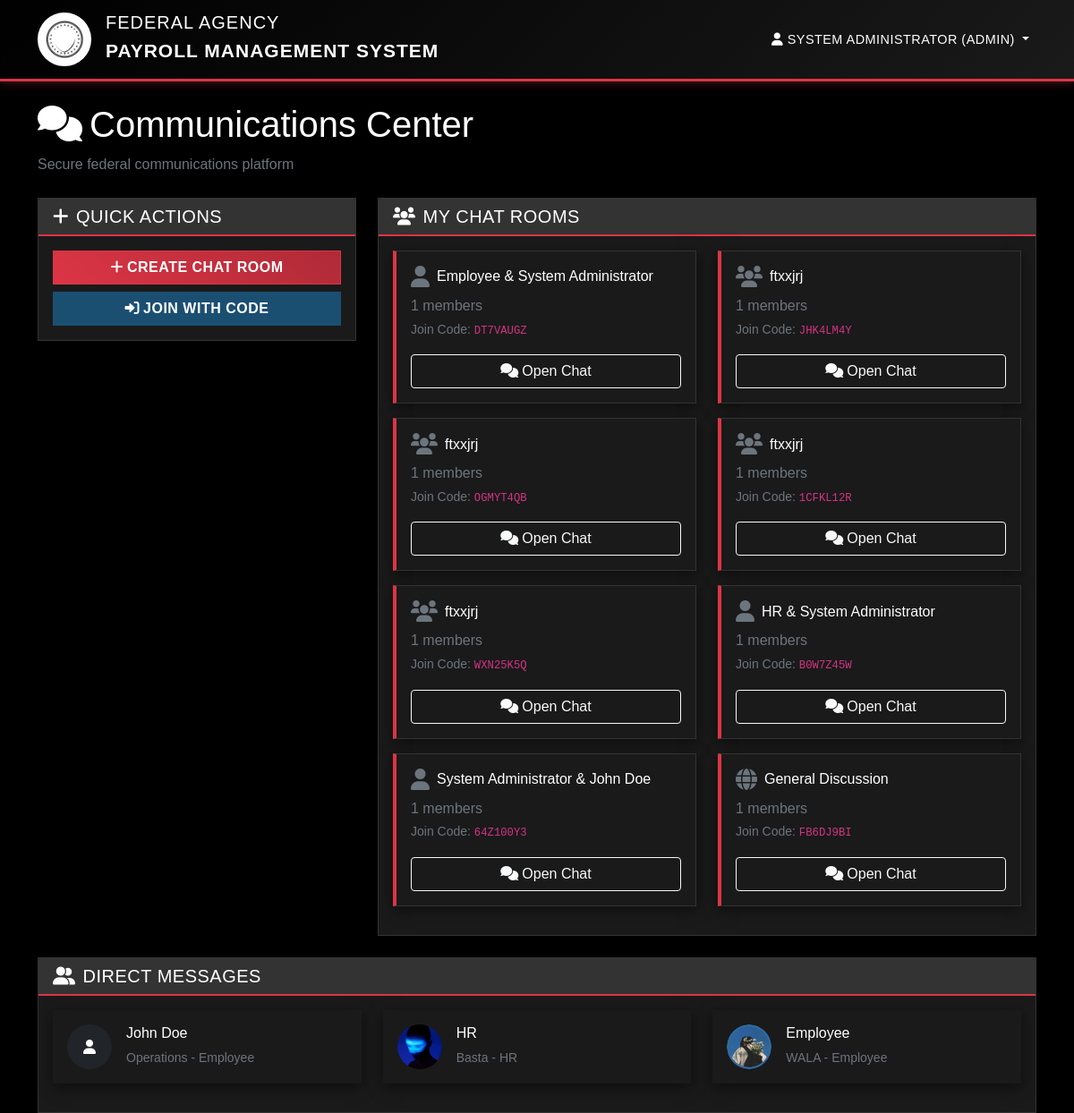
The page /chat/ (signed in) on the database its author committed.
### authentication/models.py (models this page shows, shortened)
class Employee(AbstractUser):
    ROLE_CHOICES = [
        ('Admin', 'Administrator'),
        ('HR', 'Human Resources'),
        ('Employee', 'Employee'),
    ]
    STATUS_CHOICES = [
        ('Active', 'Active'),
        ('Inactive', 'Inactive'),
        ('Suspended', 'Suspended'),
    ]
    username = models.CharField(max_length=150, unique=True)
    email = models.EmailField(blank=True, null=True)
    employee_id = models.CharField(max_length=20, unique=True, null=True, blank=True)
    name = models.CharField(max_length=255)
    phone = models.CharField(max_length=20, blank=True, null=True)
    department = models.CharField(max_length=100, blank=True, null=True)
    position = models.CharField(max_length=100, blank=True, null=True)
    salary_rate = models.DecimalField(max_digits=10, decimal_places=2, default=0.00)
    role = models.CharField(max_length=20, choices=ROLE_CHOICES, default='Employee')
    status = models.CharField(max_length=20, choices=STATUS_CHOICES, default='Active')
    profile_picture = models.ImageField(upload_to='profile_pictures/', blank=True, null=True)
    nfc_id = models.CharField(max_length=100, blank=True, null=True)
    qr_code_path = models.CharField(max_length=255, blank=True, null=True)
    created_at = models.DateTimeField(default=timezone.now)
    updated_at = models.DateTimeField(auto_now=True)
    class Meta:
        db_table = 'employees'
    @property
    def is_admin(self):
        return self.role == 'Admin'

### chat_system/models.py (models this page shows, shortened)
class ChatRoom(models.Model):
    ROOM_TYPE_CHOICES = [
        ('general', 'General'),
        ('group', 'Group'),
        ('direct', 'Direct Message'),
        ('applicant', 'Applicant Support'),
    ]
    room_name = models.CharField(max_length=255)
    room_type = models.CharField(max_length=20, choices=ROOM_TYPE_CHOICES, default='group')
    join_code = models.CharField(max_length=20, unique=True)
    created_by = models.ForeignKey(Employee, on_delete=models.SET_NULL, null=True)
    created_at = models.DateTimeField(default=timezone.now)
    is_active = models.BooleanField(default=True)
    class Meta:
        db_table = 'chat_rooms'

### chat_system/views.py (the view)
# urls.py: path('', views.chat_dashboard, name='chat_dashboard'),
@login_required
def chat_dashboard(request):
    all_employees = Employee.objects.filter(status='Active').exclude(id=request.user.id)
    user_rooms = ChatRoom.objects.filter(
        memberships__member=request.user
    ).annotate(member_count=Count('memberships')).order_by('-created_at')
    public_rooms = ChatRoom.objects.filter(
        room_type='general'
    ).exclude(
        memberships__member=request.user
    ).annotate(member_count=Count('memberships'))
    context = {
        'all_employees': all_employees,
        'user_rooms': user_rooms,
        'public_rooms': public_rooms,
    }
    return render(request, 'chat_system/dashboard.html', context)

### templates/chat_system/dashboard.html (shortened to what this page needs)
{% extends 'base.html' %}
{% block content %}
<div class="d-flex justify-content-between align-items-center mb-4">
    <div>
        <h1 class="text-white">
            <i class="fas fa-comments me-2"></i>Communications Center
        </h1>
        <p class="text-muted mb-0">Secure federal communications platform</p>
    </div>
</div>
<div class="row">
    <div class="col-md-4 mb-4">
        <div class="card bg-dark text-white">
            <div class="card-header">
                <h5 class="mb-0"><i class="fas fa-plus me-2"></i>Quick Actions</h5>
            </div>
            <div class="card-body">
                <div class="d-grid gap-2">
                    <a href="{% url 'create_room' %}" class="btn btn-primary">
                        <i class="fas fa-plus me-1"></i>Create Chat Room
                    </a>
                    <a href="{% url 'join_room' %}" class="btn btn-success">
                        <i class="fas fa-sign-in-alt me-1"></i>Join with Code
                    </a>
                </div>
            </div>
        </div>
    </div>
    <div class="col-md-8">
        <div class="card bg-dark text-white">
            <div class="card-header">
                <h5 class="mb-0"><i class="fas fa-users me-2"></i>My Chat Rooms</h5>
            </div>
            <div class="card-body">
                {% if user_rooms %}
                <div class="row">
                    {% for room in user_rooms %}
                    <div class="col-md-6 mb-3">
                        <div class="card dashboard-card h-100 bg-secondary text-white">
                            <div class="card-body">
                                <div class="d-flex justify-content-between align-items-start mb-2">
                                    <div class="d-flex align-items-center">
                                        <i class="fas fa-{% if room.room_type == 'general' %}globe{% elif room.room_type == 'direct' %}user{% else %}users{% endif %} me-2 text-muted" style="font-size: 1.5rem;"></i>
                                        <div>
                                            <h6 class="mb-0">{{ room.room_name }}</h6>
                                        </div>
                                    </div>
                                </div>
                                <p class="card-text text-muted">
                                    {{ room.member_count }} members
                                    <br><small>Join Code: <code>{{ room.join_code }}</code></small>
                                </p>
                                <div class="d-grid">
                                    <a href="{% url 'chat_room' room.id %}" class="btn btn-outline-light">
                                        <i class="fas fa-comments me-1"></i>Open Chat
                                    </a>
                                </div>
                            </div>
                        </div>
                    </div>
                    {% endfor %}
                </div>
                {% else %}
                <div class="text-center py-5">
                    <i class="fas fa-comments fa-3x text-muted mb-3"></i>
                    <h5 class="text-muted">No chat rooms yet</h5>
                    <p class="text-muted">Create a new room or join one with a code</p>
                </div>
                {% endif %}
            </div>
        </div>
    </div>
</div>
<div class="row mt-4">
    <div class="col-12">
        <div class="card bg-dark text-white">
            <div class="card-header">
                <h5 class="mb-0"><i class="fas fa-user-friends me-2"></i>Direct Messages</h5>
            </div>
            <div class="card-body">
                {% if all_employees %}
                <div class="row">
                    {% for employee in all_employees %}
                    <div class="col-md-6 col-lg-4 mb-3">
                        <a href="{% url 'start_direct_chat' employee.id %}"
                           class="text-decoration-none">
                            <div class="card border-0 bg-secondary employee-chat-card">
                                <div class="card-body d-flex align-items-center p-3">
                                    <div class="me-3">
                                        {% if employee.profile_picture %}
                                            <img src="{{ employee.profile_picture.url }}"
                                                 alt="{{ employee.name }}"
                                                 class="rounded-circle"
                                                 style="width: 50px; height: 50px; object-fit: cover;">
                                        {% else %}
                                            <div class="rounded-circle bg-dark d-flex align-items-center justify-content-center"
                                                 style="width: 50px; height: 50px;">
                                                <i class="fas fa-user text-white"></i>
                                            </div>
                                        {% endif %}
                                    </div>
                                    <div>
                                        <h6 class="mb-1 text-white">{{ employee.name }}</h6>
                                        <small class="text-muted">{{ employee.department }} - {{ employee.role }}</small>
                                    </div>
                                </div>
                            </div>
                        </a>
                    </div>
                    {% endfor %}
                </div>
                {% else %}
                <p class="text-muted">No other employees available for direct messaging.</p>
                {% endif %}
            </div>
        </div>
    </div>
</div>
{% endblock %}

### templates/base.html (shortened to what this page needs)
<!DOCTYPE html>
<html lang="en">
<head>
    {% load static %}
    <link href="https://cdn.jsdelivr.net/npm/bootstrap@5.1.3/dist/css/bootstrap.min.css" rel="stylesheet">
    <link rel="stylesheet" href="https://cdnjs.cloudflare.com/ajax/libs/font-awesome/6.0.0/css/all.min.css">
    <link rel="stylesheet" href="{% static 'css/government-style.css' %}">
</head>
<body>
    <nav class="navbar navbar-expand-lg government-header">
        <div class="container">
            <a class="navbar-brand d-flex align-items-center" href="{% url 'home' %}">
                <div class="government-seal me-3">
                    <i class="fas fa-shield-alt"></i>
                </div>
                <div>
                    <div class="h5 mb-0">FEDERAL AGENCY</div>
                    <small>Payroll Management System</small>
                </div>
            </a>
            <div class="collapse navbar-collapse" id="navbarNav">
                <ul class="navbar-nav ms-auto">
                    {% if user.is_authenticated %}
                        <li class="nav-item dropdown">
                            <a class="nav-link dropdown-toggle" href="#" id="navbarDropdown" role="button" data-bs-toggle="dropdown">
                                <i class="fas fa-user"></i> {{ user.name }} ({{ user.role }})
                            </a>
                        </li>
                    {% endif %}
                </ul>
            </div>
        </div>
    </nav>
    <main class="{% if not user.is_authenticated %}container-fluid{% else %}container{% endif %} mt-4">
        {% block content %}
        {% endblock %}
    </main>
</body>
</html>

### static/css/government-style.css (style rules this page uses)
:root { --gov-black: #000000; --gov-white: #ffffff; --gov-red: #dc3545; --gov-gray-dark: #1a1a1a; --gov-gray-medium: #333333; --gov-gray-light: #666666; --gov-blue-dark: #0d1b2a; --gov-blue-accent: #1B4F72; }
body { font-family: 'Arial', 'Helvetica Neue', sans-serif; background-color: var(--gov-black); color: var(--gov-white); font-weight: 400; line-height: 1.6; }
.government-header { background: linear-gradient(135deg, var(--gov-black) 0%, var(--gov-gray-dark) 100%); border-bottom: 3px solid var(--gov-red); box-shadow: 0 2px 10px rgba(220, 53, 69, 0.3); }
.government-header .navbar-brand { font-weight: 700; font-size: 1.5rem; color: var(--gov-white) !important; text-transform: uppercase; letter-spacing: 1px; }
.government-header .nav-link { color: var(--gov-white) !important; font-weight: 500; text-transform: uppercase; font-size: 0.9rem; letter-spacing: 0.5px; border-radius: 0; transition: all 0.3s ease; }
.government-seal { width: 60px; height: 60px; background: url('/static/images/government_seal.png') center/cover no-repeat, radial-gradient(circle, var(--gov-red) 0%, var(--gov-gray-dark) 100%); border: 2px solid var(--gov-white); border-radius: 50%; display: flex; align-items: center; justify-content: center; margin-right: 15px; animation: sealPulse 2s ease-in-out infinite; position: relative; }
.government-seal::before { content: ''; position: absolute; top: -5px; left: -5px; right: -5px; bottom: -5px; border: 2px solid var(--gov-red); border-radius: 50%; opacity: 0; animation: sealRing 2s ease-in-out infinite; }
.government-seal i { font-size: 1.8rem; color: var(--gov-white); animation: iconRotate 8s linear infinite; }
.card { background-color: var(--gov-gray-dark); border: 1px solid var(--gov-gray-medium); border-radius: 0; box-shadow: 0 4px 15px rgba(0, 0, 0, 0.5); }
.card-header { background-color: var(--gov-gray-medium); border-bottom: 2px solid var(--gov-red); color: var(--gov-white); font-weight: 600; text-transform: uppercase; letter-spacing: 0.5px; }
.card-body { background-color: var(--gov-gray-dark); color: var(--gov-white); }
.btn-primary { background: linear-gradient(45deg, var(--gov-red), #b02a37); border-color: var(--gov-red); color: var(--gov-white); font-weight: 600; text-transform: uppercase; letter-spacing: 0.5px; border-radius: 0; transition: all 0.3s ease; position: relative; overflow: hidden; }
.btn-primary::before { content: ''; position: absolute; top: 0; left: -100%; width: 100%; height: 100%; background: linear-gradient(90deg, transparent, rgba(255, 255, 255, 0.2), transparent); transition: left 0.5s ease; }
.btn-success { background-color: var(--gov-blue-accent); border-color: var(--gov-blue-accent); border-radius: 0; font-weight: 600; text-transform: uppercase; letter-spacing: 0.5px; }
.dashboard-card { background: linear-gradient(135deg, var(--gov-gray-dark) 0%, var(--gov-gray-medium) 100%); border-left: 4px solid var(--gov-red); transition: transform 0.3s ease; }

### rows shown on the page
Employee: name "SYSTEM ADMINISTRATOR", role "ADMIN"
ChatRoom: room_name "Employee & System Administrator", member_count "1", join_code "DT7VAUGZ"
ChatRoom: room_name "ftxxjrj", member_count "1", join_code "JHK4LM4Y"
ChatRoom: room_name "ftxxjrj", member_count "1", join_code "OGMYT4QB"
ChatRoom: room_name "ftxxjrj", member_count "1", join_code "1CFKL12R"
ChatRoom: room_name "ftxxjrj", member_count "1", join_code "WXN25K5Q"
ChatRoom: room_name "HR & System Administrator", member_count "1", join_code "B0W7Z45W"
ChatRoom: room_name "System Administrator & John Doe", member_count "1", join_code "64Z100Y3"
ChatRoom: room_name "General Discussion", member_count "1", join_code "FB6DJ9BI"
Employee: name "John Doe", department "Operations", role "Employee"
Employee: profile_picture (picture), name "HR", department "Basta", role "HR"
Employee: profile_picture (picture), name "Employee", department "WALA", role "Employee"
